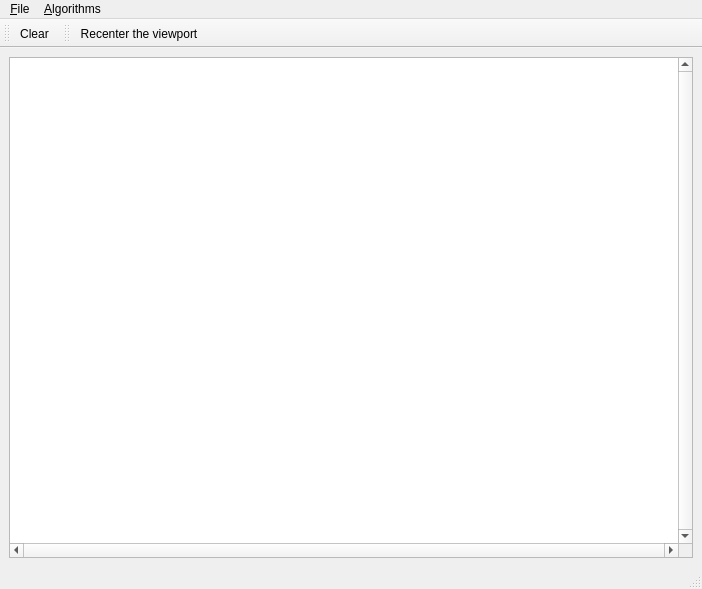
<?xml version="1.0" encoding="UTF-8"?>
<ui version="4.0">
 <author>GeometryFactory</author>
 <class>Extreme_points_2</class>
 <widget class="QMainWindow" name="Extreme_points_2">
  <property name="geometry">
   <rect>
    <x>0</x>
    <y>0</y>
    <width>702</width>
    <height>589</height>
   </rect>
  </property>
  <property name="windowTitle">
   <string>CGAL 2D Extreme Points Demo</string>
  </property>
  <property name="windowIcon">
   <iconset resource="../resources/CGAL.qrc">
    <normaloff>:/cgal/logos/cgal_icon</normaloff>:/cgal/logos/cgal_icon</iconset>
  </property>
  <widget class="QWidget" name="centralwidget">
   <layout class="QHBoxLayout">
    <item>
     <widget class="QSplitter" name="splitter">
      <property name="orientation">
       <enum>Qt::Horizontal</enum>
      </property>
      <widget class="QGraphicsView" name="graphicsView">
       <property name="sizePolicy">
        <sizepolicy hsizetype="Expanding" vsizetype="Expanding">
         <horstretch>2</horstretch>
         <verstretch>0</verstretch>
        </sizepolicy>
       </property>
       <property name="focusPolicy">
        <enum>Qt::StrongFocus</enum>
       </property>
       <property name="verticalScrollBarPolicy">
        <enum>Qt::ScrollBarAlwaysOn</enum>
       </property>
       <property name="horizontalScrollBarPolicy">
        <enum>Qt::ScrollBarAlwaysOn</enum>
       </property>
       <property name="transformationAnchor">
        <enum>QGraphicsView::NoAnchor</enum>
       </property>
      </widget>
     </widget>
    </item>
   </layout>
  </widget>
  <widget class="QStatusBar" name="statusbar"/>
  <widget class="QToolBar" name="fileToolBar">
   <property name="windowTitle">
    <string>File Tools</string>
   </property>
   <attribute name="toolBarArea">
    <enum>TopToolBarArea</enum>
   </attribute>
   <attribute name="toolBarBreak">
    <bool>false</bool>
   </attribute>
   <addaction name="actionClear"/>
  </widget>
  <widget class="QToolBar" name="toolBar">
   <property name="windowTitle">
    <string>Visualization Tools</string>
   </property>
   <attribute name="toolBarArea">
    <enum>TopToolBarArea</enum>
   </attribute>
   <attribute name="toolBarBreak">
    <bool>false</bool>
   </attribute>
   <addaction name="actionRecenter"/>
  </widget>
  <widget class="QMenuBar" name="menubar">
   <property name="geometry">
    <rect>
     <x>0</x>
     <y>0</y>
     <width>702</width>
     <height>21</height>
    </rect>
   </property>
   <widget class="QMenu" name="menuFile">
    <property name="title">
     <string>&amp;File</string>
    </property>
    <addaction name="separator"/>
    <addaction name="actionClear"/>
    <addaction name="separator"/>
    <addaction name="actionQuit"/>
   </widget>
   <widget class="QMenu" name="menuTools">
    <property name="title">
     <string>&amp;Algorithms</string>
    </property>
    <addaction name="separator"/>
    <addaction name="actionRecenter"/>
    <addaction name="actionGeneratePointsOnCircle"/>
    <addaction name="actionGeneratePointsInDisc"/>
    <addaction name="actionGeneratePointsInSquare"/>
    <addaction name="actionGeneratePointsOnSquare"/>
   </widget>
   <addaction name="menuFile"/>
   <addaction name="menuTools"/>
  </widget>
  <action name="actionAbout">
   <property name="text">
    <string>&amp;About</string>
   </property>
  </action>
  <action name="actionAboutCGAL">
   <property name="text">
    <string>About &amp;CGAL</string>
   </property>
  </action>
  <action name="actionQuit">
   <property name="text">
    <string>&amp;Quit</string>
   </property>
   <property name="shortcut">
    <string>Ctrl+Q</string>
   </property>
  </action>
  <action name="actionClear">
   <property name="icon">
    <iconset resource="../icons/File.qrc">
     <normaloff>:/cgal/fileToolbar/fileNew.png</normaloff>:/cgal/fileToolbar/fileNew.png</iconset>
   </property>
   <property name="text">
    <string>&amp;Clear</string>
   </property>
   <property name="shortcut">
    <string>Ctrl+C</string>
   </property>
  </action>
  <action name="actionLoadGenerator">
   <property name="icon">
    <iconset resource="../icons/File.qrc">
     <normaloff>:/cgal/fileToolbar/fileOpen.png</normaloff>:/cgal/fileToolbar/fileOpen.png</iconset>
   </property>
   <property name="text">
    <string>&amp;Load Generator</string>
   </property>
   <property name="shortcut">
    <string>Ctrl+L</string>
   </property>
  </action>
  <action name="actionSaveGenerator">
   <property name="icon">
    <iconset resource="../icons/File.qrc">
     <normaloff>:/cgal/fileToolbar/fileSave.png</normaloff>:/cgal/fileToolbar/fileSave.png</iconset>
   </property>
   <property name="text">
    <string>&amp;Save Generator</string>
   </property>
   <property name="shortcut">
    <string>Ctrl+S</string>
   </property>
  </action>
  <action name="actionRecenter">
   <property name="icon">
    <iconset resource="../icons/Input.qrc">
     <normaloff>:/cgal/Input/zoom-best-fit</normaloff>:/cgal/Input/zoom-best-fit</iconset>
   </property>
   <property name="text">
    <string>Re&amp;center the viewport</string>
   </property>
   <property name="shortcut">
    <string>Ctrl+R</string>
   </property>
  </action>
  <action name="actionCreateInputGenerator">
   <property name="checkable">
    <bool>true</bool>
   </property>
   <property name="text">
    <string>Create Input Generator</string>
   </property>
  </action>
  <action name="actionGeneratePointsOnCircle">
   <property name="text">
    <string>Generate Points on Circle</string>
   </property>
  </action>
  <action name="actionGeneratePointsInSquare">
   <property name="text">
    <string>Generate Points in Square</string>
   </property>
  </action>
  <action name="actionGeneratePointsInDisc">
   <property name="text">
    <string>Generate Points in Disc</string>
   </property>
  </action>
  <action name="actionGenerateSegmentFans">
   <property name="text">
    <string>Generate Segment Fans</string>
   </property>
  </action>
  <action name="actionGeneratePointsOnPolygon">
   <property name="text">
    <string>Generate Points on Polygon</string>
   </property>
  </action>
  <action name="actionGeneratePointsOnSquare">
   <property name="text">
    <string>Generate Points on Square</string>
   </property>
  </action>
 </widget>
 <resources>
  <include location=""/>
  <include location="../icons/File.qrc"/>
  <include location="../resources/CGAL.qrc"/>
  <include location="../icons/Input.qrc"/>
 </resources>
 <connections/>
</ui>
